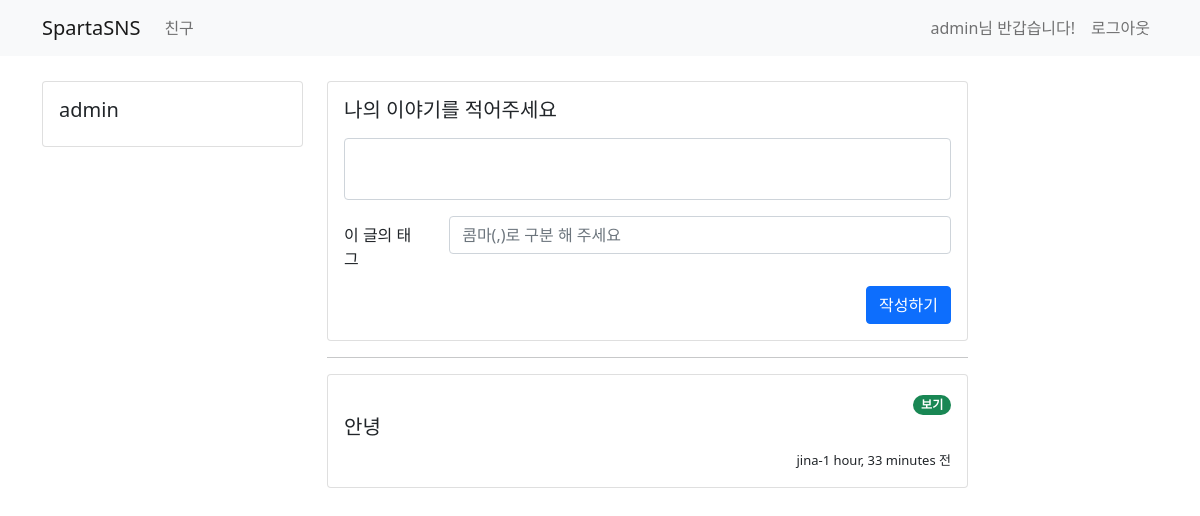
/tweet/ (signed in), run on the app's committed database.
### user/models.py (models this page shows)
class UserModel(AbstractUser):
    class Meta:
        db_table = "my_user"
    bio = models.CharField(max_length=256, default='')
    follow = models.ManyToManyField(settings.AUTH_USER_MODEL,related_name='followee') # 사용자가 사용자를 팔로우

### tweet/models.py (models this page shows)
class TweetModel(models.Model):
    class Meta:
        db_table = "tweet"
    author = models.ForeignKey(UserModel, on_delete=models.CASCADE)
    content = models.CharField(max_length=256)
    tags = TaggableManager(blank=True)
    created_at = models.DateTimeField(auto_now_add=True)
    updated_at = models.DateTimeField(auto_now=True)

### tweet/views.py (the view, shortened to what this page needs)
# urls.py: path('', include('tweet.urls')),
def tweet(request):
    if request.method == 'GET':
        user = request.user.is_authenticated
        if user:
            all_tweet = TweetModel.objects.all().order_by('-created_at') # 시간 역순으로 저장 -
            return render(request,'tweet/home.html',{'tweet':all_tweet}) #dict 형태로 데이터 넘겨줌
        else:
            return redirect('/sign-in')

### templates/tweet/home.html (shortened to what this page needs)
{% extends 'base.html' %}
{% block content %}
    <div class="container timeline-container">
        <div class="row">
            <div class="col-md-3">
                <div class="card">
                    <div class="card-body">
                        <h5 class="card-title">{{ user.username }}</h5>
                    </div>
                </div>
            </div>
            <div class="col-md-7">
                <div class="row mb-2">
                    <div class="col-md-12">
                        <div class="card">
                            <div class="card-body">
                                <div class="media">
                                    <div class="media-body">
                                        <h5 class="mt-0">나의 이야기를 적어주세요</h5>
                                        <p>
                                        <form action="/tweet/" method="post">
                                            <div class="form-group mb-2">
                                                <textarea class="form-control" style="resize: none" name='my-content'
                                                          id="my-content"></textarea>
                                                <div class="mt-3 row">
                                                    <label for="tag"
                                                           class="col-sm-2 col-form-label">이 글의 태그</label>
                                                    <div class="col-sm-10">
                                                        <input type="text" class="form-control" name="tag" id="tag"
                                                               placeholder="콤마(,)로 구분 해 주세요">
                                                    </div>
                                                </div>
                                            </div>
                                            <button type="submit" class="btn btn-primary" style="float:right;">작성하기
                                            </button>
                                        </form>
                                        </p>
                                    </div>
                                </div>
                            </div>
                        </div>
                    </div>
                </div>
                <hr>
                <div class="row">
                    {% for tw in tweet %}
                        <div class="col-md-12 mb-2">
                            <div class="card">
                                <div class="card-body">
                                    <div style="text-align: right">
                                        <a href="/tweet/{{ tw.id }}">
                                            <span class="badge rounded-pill bg-success">보기</span>
                                        </a>
                                    </div>
                                    <div class="media">
                                        <div class="media-body">
                                            <h5 class="mt-0">{{ tw.content }}</h5>
                                        </div>
                                        <div style="text-align: right">
                                            <span style="font-size: small">{{ tw.author.username }}-{{ tw.created_at|timesince }} 전</span>
                                        </div>
                                    </div>
                                </div>
                            </div>
                        </div>
                    {% endfor %}
                </div>
            </div>
            <div class="col-md-2"></div>
        </div>
    </div>
{% endblock %}

### templates/base.html (shortened to what this page needs)
<!DOCTYPE html>
<html lang="en">
<head>
    <link href="https://cdn.jsdelivr.net/npm/bootstrap@5.0.0-beta3/dist/css/bootstrap.min.css" rel="stylesheet"
>
</head>
<body>
<nav class="navbar navbar-expand-lg navbar-light bg-light">
    <div class="container">
        <a class="navbar-brand" href="/">SpartaSNS</a>
        {% if user.is_authenticated %}
            <div class="collapse navbar-collapse" id="navbarSupportedContent">
                <ul class="navbar-nav mr-auto">
                    <li class="nav-item active">
                        <a class="nav-link" href="/user"> 친구 </a>
                    </li>
                </ul>
            </div>
        {% endif %}
        <form class="form-inline my-2 my-lg-0">
            {% if not user.is_authenticated %}
            <ul class="navbar-nav mr-auto">
                <li class="nav-item active">
                    <a class="nav-link" href="/sign-in"> Sign In <span class="sr-only"></span></a>
                </li>
                <li class="nav-item active">
                    <a class="nav-link" href="/sign-up"> Sign Up <span class="sr-only"></span></a>
                </li>
            </ul>
            {% else %}
            <ul class="navbar-nav mr-auto">
                <li class="nav-item disabled">
                    <span class="nav-link">
                        {{ user.username }}님 반갑습니다!
                    </span>
                </li>
                <li class="nav-item active">
                    <a class="nav-link" href="/logout"> 로그아웃 </a>
                </li>
            </ul>
            {% endif %}
        </form>
    </div>
</nav>
{% block content %}
{% endblock %}
</body>
</html>

### templates/base.html (style rules this page uses)
.timeline-container { margin-top : 25px }

### data on the page
UserModel: username "admin"
TweetModel: content "안녕", author.username "jina", created_at "1 hour, 33 minutes"
